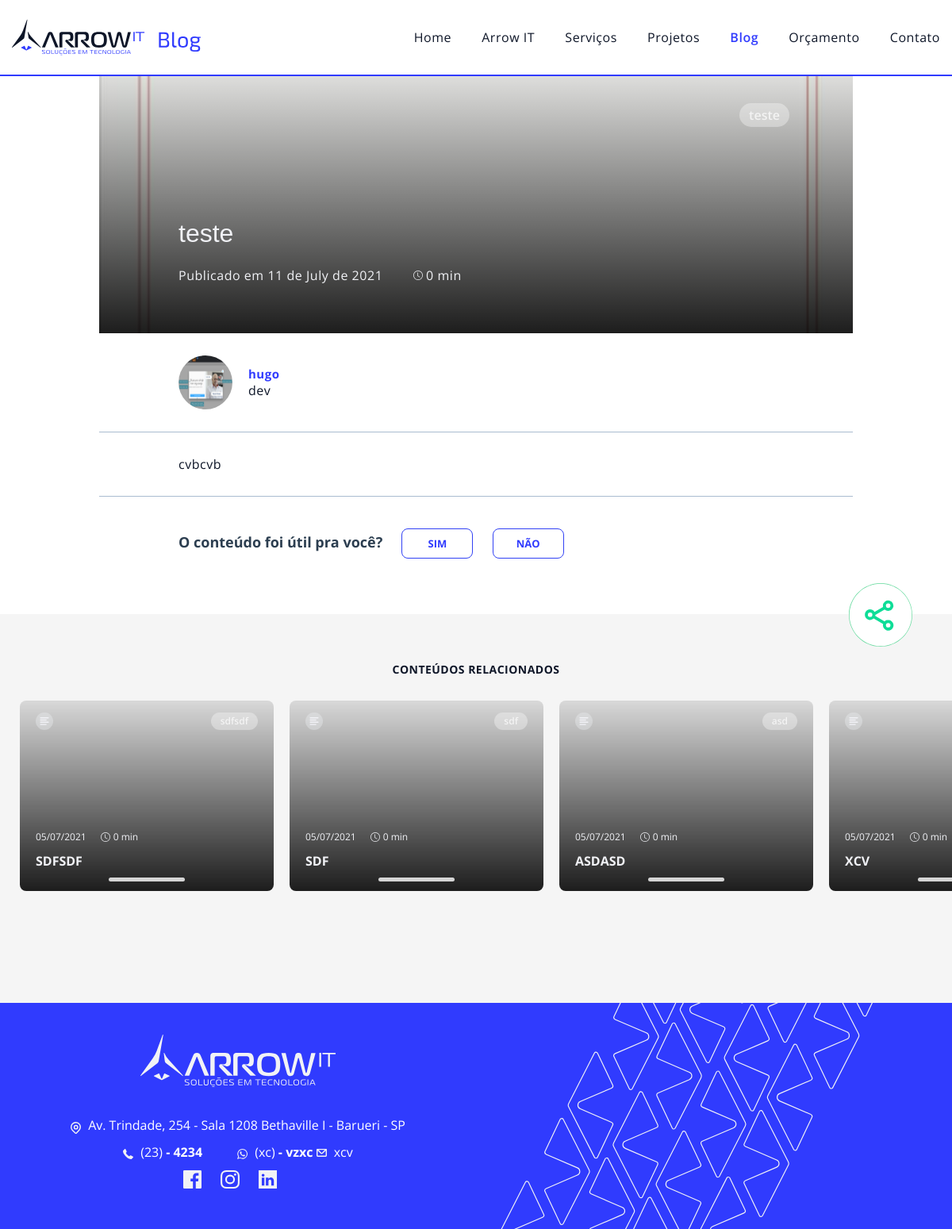
Screenshot of /blog-integra.php?id=24 with the database file from the repository.
### tables this page shows
CREATE TABLE IF NOT EXISTS ait_blog_post (
  id_post int(11) NOT NULL AUTO_INCREMENT,
  titulo varchar(200) DEFAULT NULL,
  segmento varchar(200) DEFAULT NULL,
  id_categoria tinyint(4) DEFAULT NULL,
  conteudo longtext DEFAULT NULL,
  imagem varchar(200) DEFAULT NULL,
  destaque tinyint(2) DEFAULT NULL,
  linkvideo varchar(200) DEFAULT NULL,
  video varchar(200) DEFAULT NULL,
  id_autor int(11) DEFAULT NULL,
  conteudo_util int(11) DEFAULT NULL,
  ip_cadastro varchar(50) DEFAULT NULL,
  data_cadastro datetime DEFAULT NULL,
  quem_cadastrou int(11) DEFAULT NULL,
  PRIMARY KEY (id_post)
);

CREATE TABLE IF NOT EXISTS ait_autor (
  id_autor int(11) NOT NULL AUTO_INCREMENT,
  nome varchar(200) DEFAULT NULL,
  cargo varchar(200) DEFAULT NULL,
  foto varchar(200) DEFAULT NULL,
  ip_cadastro varchar(50) DEFAULT NULL,
  data_cadastro datetime DEFAULT NULL,
  quem_cadastrou int(11) DEFAULT NULL,
  PRIMARY KEY (id_autor)
);

CREATE TABLE IF NOT EXISTS ait_dadosgerais (
  id_dados int(11) NOT NULL AUTO_INCREMENT,
  endereco varchar(500) DEFAULT NULL,
  telefone varchar(100) DEFAULT NULL,
  celular varchar(100) DEFAULT NULL,
  email varchar(500) DEFAULT NULL,
  facebook varchar(100) DEFAULT NULL,
  instagram varchar(100) DEFAULT NULL,
  linkedin varchar(100) DEFAULT NULL,
  ip_cadastro varchar(50) DEFAULT NULL,
  data_cadastro datetime DEFAULT NULL,
  quem_cadastrou int(11) DEFAULT NULL,
  PRIMARY KEY (id_dados)
);

### blog-integra.php (the view, shortened to what this page needs)
<?
  include("gcs/config.php");
  if(isset($_GET["id"])&&$_GET["id"]!=""){
    $id_post = $_GET["id"];
    $sql = "SELECT a.id_post, a.titulo, a.segmento, a.imagem, DATE_FORMAT(a.data_cadastro, '%Y-%m-%d') as datacad, a.conteudo, a.id_categoria, b.nome as autor, b.cargo as cargo_autor, b.foto as foto_autor
    FROM ait_blog_post a
    LEFT JOIN ait_autor b on a.id_autor = b.id_autor
    WHERE a.id_post = $id_post
    ORDER BY a.id_post DESC";
    $rs = mysqli_query($con, $sql);
    $row = mysqli_fetch_array($rs);
    $id_post = $row["id_post"];
    $titulo = $row["titulo"];
    $segmento = $row["segmento"];
    $imagem = $row["imagem"];
    $foto_autor = $row["foto_autor"];
    $nome_autor = $row["autor"];
    $cargo_autor = $row["cargo_autor"];
    $conteudo = $row["conteudo"];
    $id_categoria = $row["id_categoria"];
    $data_cadastro = $row["datacad"];
    $dataextensa = strftime('%d de %B de %Y', strtotime($data_cadastro));
  }else{
    header("index.php");
  }
?>
<!doctype html>
<html lang="pt-BR">
  <head>
    <link rel="stylesheet" href="./gcs/css/alertify.min.css"/>
    <link rel="stylesheet" href="./gcs/css/alertify.default.min.css"/>
    <link rel="stylesheet" href="./dist/css/ait.min.css">
  </head>
  <body>
    <header class="ait-structure__header">
      <div class="ait-container">
        <a href="index.php" class="ait-structure__header__logo">Logo Arrow IT</a>
        <nav>
          <a href="index.php">Home</a>
          <a href="sobre-arrow-it.php">Arrow IT</a>
          <a href="servicos.php">Serviços</a>
          <a href="projetos.php">Projetos</a>
          <a href="blog.php">Blog</a>
          <a href="orcamento.php">Orçamento</a>
          <a href="contato.php">Contato</a>
        </nav>
      </div>
    </header>
    <section class="ait-content__blog__integra">
      <div class="ait-container">
        <div class="ait-content__blog__integra__banner">
          <div class="ait-content__blog__integra__banner__img" style="background-image: url('gcs/img/blog_post/<?=$imagem?>');">
            <span class="ait-content__blog__card__img__categoria"><?=$segmento?></span>
            <div class="ait-content__blog__integra__banner__text">
              <div class="ait-content__blog__integra__banner__title">
                <?=$titulo?>
              </div>
              <div class="ait-content__blog__integra__banner__publicacao">
                Publicado em <?=$dataextensa?> <span class="ait-tempo-leiura"></span>
              </div>
            </div>
          </div>
        </div>
        <div class="ait-content__blog__integra__autor">
          <img src="gcs/img/blog_post/<?=$foto_autor?>" alt="">
          <div>
            <strong><?=$nome_autor?></strong>
            <span><?=$cargo_autor?></span>
          </div>
        </div>
        <div class="ait-content__blog__integra__text">
          <div class="text-editor">
            <?=$conteudo?>
          </div>
        </div>
        <form id="form" name="form" action="" method="post" enctype="multipart/form-data" >
          <div class="ait-components__conteudo-util">
            <div class="ait-components__conteudo-util__options">
              <strong>O conteúdo foi útil pra você?</strong>
              <span onclick="comentarioUtil('1', '<?=$id_post?>')" class="ait-component__button outline" ait-data-option="sim">Sim</span>
              <span class="ait-component__button outline" ait-data-option="nao">Não</span>
            </div>
          </div>
        </form>
      </div>
    </section>
    <?
      $sql = "SELECT id_post, titulo, segmento, imagem, DATE_FORMAT(data_cadastro, '%Y-%m-%d') as datacad, id_categoria, conteudo
      FROM ait_blog_post
      WHERE id_categoria = $id_categoria AND id_post != $id_post
      ORDER BY data_cadastro DESC
      LIMIT 4";
      $rs = mysqli_query($con, $sql);
      if(mysqli_num_rows($rs)>0){
    ?>
    <section class="ait-content__blog__relacionados">
      <div class="ait-utilities__text-align__center">
        <span class="ait-component__tag">Conteúdos relacionados</span>
      </div>
      <div class="ait-container">
        <div class="ait-component__carousel center">
            <?
              while($row = mysqli_fetch_array($rs)){
                $id_post = $row["id_post"];
                $titulo = $row["titulo"];
                $segmento = $row["segmento"];
                $imagem = $row["imagem"];
                $data_cadastro = $row["datacad"];
                $d = explode("-", $data_cadastro);
                $data_cadastro = $d[2]."/".$d[1]."/".$d[0];
                $id_categoria = $row["id_categoria"];
                if($id_categoria==1){
                  $nomeclass = "text";
                }else if($id_categoria==2){
                  $nomeclass = "video";
                }
            ?>
                <div>
                  <div class="ait-content__blog__card">
                    <a href="blog-integra.php?id=<?=$id_post?>">
                      <div class="ait-content__blog__card__img" style="background-image: url('gcs/img/blog_post/<?=$imagem?>');">
                        <span class="ait-content__blog__card__img__icon <?=$nomeclass?>"></span>
                        <span class="ait-content__blog__card__img__categoria"><?=$segmento?></span>
                      </div>
                      <div class="ait-content__blog__card__info">
                        <div>
                          <span><?=$data_cadastro?></span><span class="ait-tempo-leiura"></span>
                        </div>
                        <strong><?=$titulo?></strong>
                      </div>
                    </a>
                  </div>
                </div>
            <?}?>
        </div>
      </div>
    </section>
    <?}?>
    <div class="ait-compartilhar" title="Compartilhar">
    </div>
<? include("footer.php"); ?>

### footer.php (shortened to what this page needs)
<?
   $sql = "SELECT id_dados, endereco, telefone, celular, email, facebook, instagram, linkedin
   FROM ait_dadosgerais
   WHERE 1";
   $rs = mysqli_query($con, $sql);
   $row = mysqli_fetch_array($rs);
   $endereco = $row["endereco"];
   $telefone = $row["telefone"];
   $celular = $row["celular"];
   $email = $row["email"];
   $facebook = $row["facebook"];
   $instagram = $row["instagram"];
   $linkedin = $row["linkedin"];
   $telform = "(".substr($telefone,0,2).") <strong>".substr($telefone,2,-4)." - ".substr($telefone,-4)."</strong>";
   $celform = "(".substr($celular,0,2).") <strong>".substr($celular,2,-4)." - ".substr($celular,-4)."</strong>";
?>
    <footer class="ait-structure__footer">
      <div class="ait-container">
        <div class="row">
          <div class="col-md-6 ait-utilities__text-align__center">
            <a href="index.php" class="ait-structure__footer__logo">
              <img src="./dist/images/icons/ait-svg-logo-white.svg" alt="Logo footer">
            </a>
            <ul>
              <li>
                <?=$endereco?>
              </li>
              <li>
                <a href="tel:+55<?=$telefone?>"><?=$telform?></a>
              </li>
              <li>
                <a  href="https://api.whatsapp.com/send?phone=55<?=$celular?>" target="_blank"><?=$celform?></a>
              </li>
              <li>
                <a href="mailto:<?=$email?>"><?=$email?></a>
              </li>
              <li>
                <a href="<?=$facebook?>" target="_blank" title="Facebook">
                  <img src="./dist/images/icons/ait-svg-facebook-white.svg" alt="">
                </a>
                <a href="<?=$instagram?>" target="_blank" title="Instagram">
                  <img src="./dist/images/icons/ait-svg-instagram-white.svg" alt="">
                </a>
                <a href="<?=$linkedin?>" target="_blank" title="Linkedin">
                  <img src="./dist/images/icons/ait-svg-linkedin-white.svg" alt="">
                </a>
              </li>
            </ul>
          </div>
          <div class="col-md-6 ait-utilities__text-align__center">
            <img src="./dist/images/icons/ait-svg-faixa-diagonal-footer.svg" alt="">
          </div>
        </div>
      </div>
    </footer>
  </body>
</html>

### rows the page displays
ait_blog_post: imagem (picture), segmento "teste", titulo "teste", id_autor.foto (picture), id_autor.nome "hugo", id_autor.cargo "dev", conteudo "cvbcvb"
ait_blog_post: segmento "sdfsdf", data_cadastro "05/07/2021", titulo "SDFSDF"
ait_blog_post: segmento "sdf", data_cadastro "05/07/2021", titulo "SDF"
ait_blog_post: segmento "asd", data_cadastro "05/07/2021", titulo "ASDASD"
ait_blog_post: data_cadastro "05/07/2021", titulo "XCV"
ait_dadosgerais: endereco "Av. Trindade, 254 - Sala 1208 Bethaville I - Barueri - SP", telefone "23", telefone "4234", celular "xc", celular "vzxc", email "xcv"

### other values shown
$dataextensa "11 de July de 2021"
